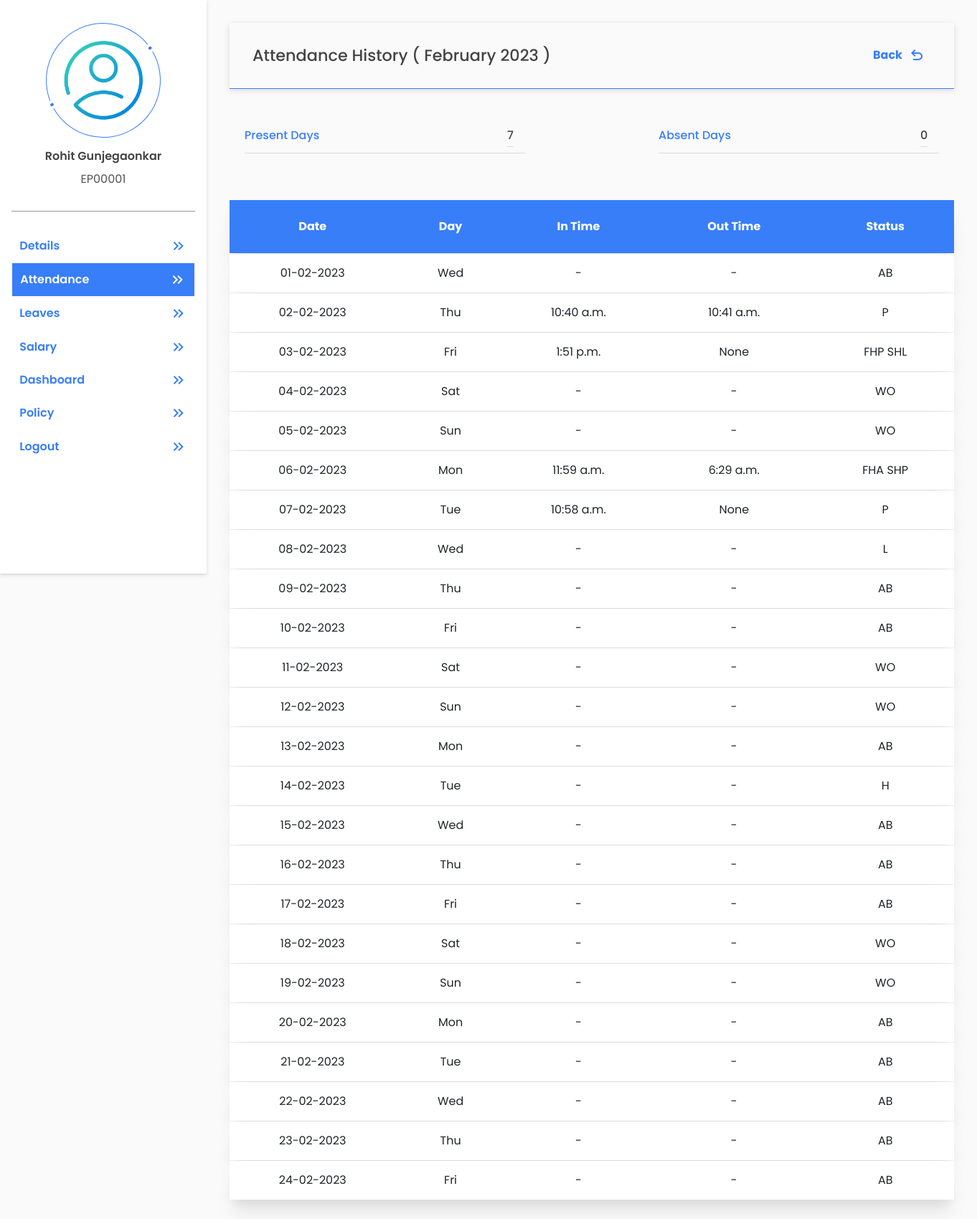
The app's page /accounts/attendance-history/ (signed in), older data.
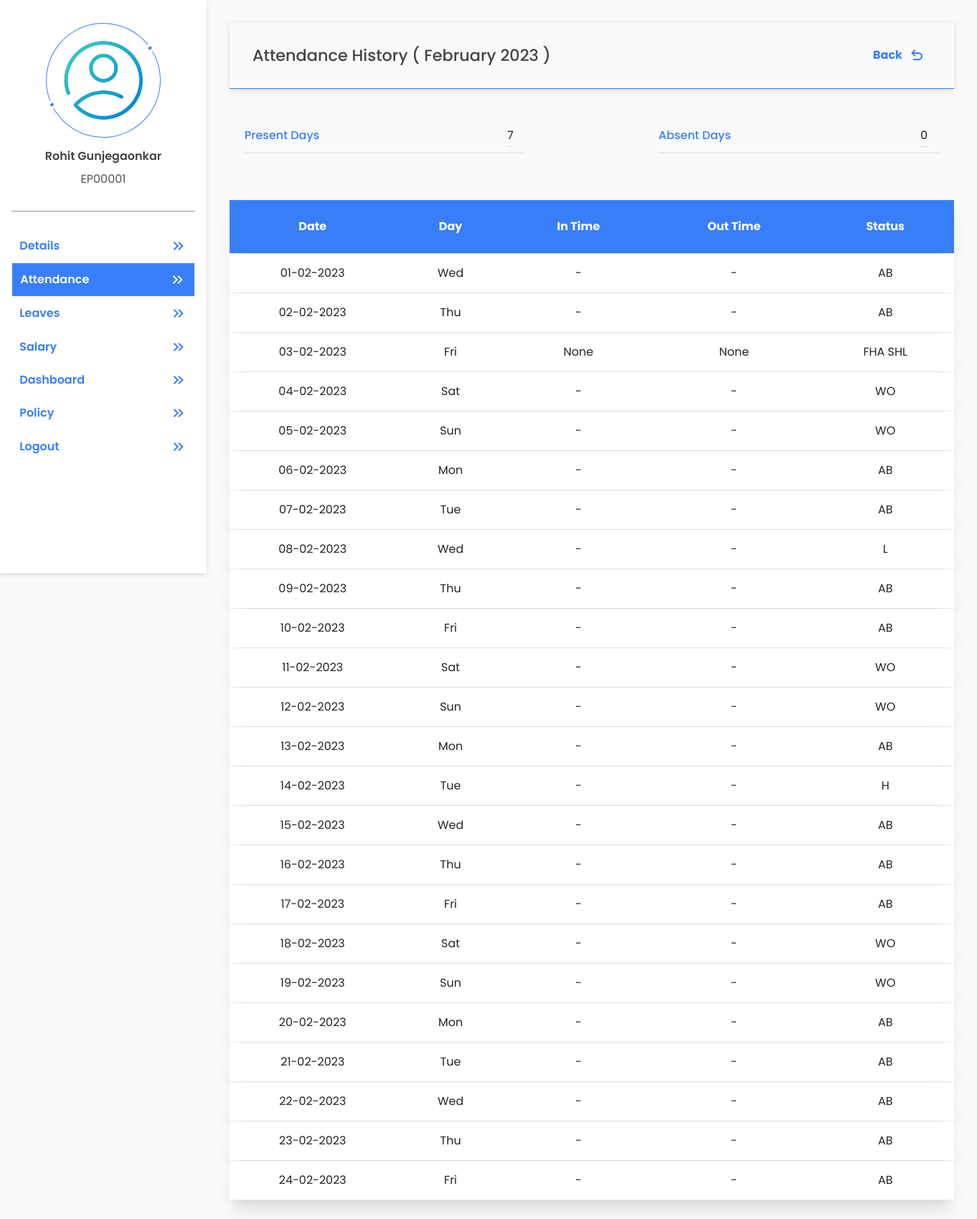
The same page, newer data.
### payroll/models.py (models this page shows, shortened)
class DailyAttendance(models.Model):
    emp_user = models.ForeignKey(User,
    on_delete=models.CASCADE, related_name='daily_attendance_user')
    date = models.DateField(auto_now=True)
    month = models.ForeignKey(Month,on_delete=models.CASCADE, related_name='daily_attendance_month')
    approved_by = models.ForeignKey(User,on_delete=models.CASCADE, related_name='daily_attend_approved_by',null=True)
    login_time = models.TimeField(auto_now_add=True)
    logout_time = models.TimeField(null=True)
    working_hours = models.DecimalField(default=0.0, max_digits=5, decimal_places=2)
    is_half_day = models.BooleanField(default=False)
    is_first_half = models.BooleanField(default=False)
    is_second_half = models.BooleanField(default=False)
    is_requested = models.BooleanField(default=False)
    is_present = models.BooleanField(default=False)
    created_at = models.DateTimeField(auto_now_add=True)
    updated_at = models.DateTimeField(auto_now=True)

### account/account_views/self_services/self_attendance.py (the view)
# urls.py: path("attendance-history/", AttendanceHistory.as_view(), name = 'attendance_history'),
class AttendanceHistory(View):
    @method_decorator(login_required(login_url='login'))
    def get(self, request):
        user_id = request.user.id
        month_format = str(get_month_year())
        month_name = month_format[0:-4] + ' ' + month_format[-4:]
        months = {month: index for index,
                  month in enumerate(month_abbr) if month}
        month = int(months[month_format[0:3]])
        year = int(month_format[-4:])
        end_date = get_end_date_of_month(year, month)
        first_date = end_date.replace(day=1).date()
        monthly_data = []
        date_range = pd.date_range(first_date, end_date)
        current_date = datetime.today().date()
        for date in date_range:
            if date.date() > current_date:
                break
            data = {
                'date': date.strftime("%d-%m-%Y"),
                'day': date.strftime("%a"),
                'status': None,
                'login_time': None,
                'logout_time': None,
            }
            if Holiday.objects.filter(date=date).exists():
                data["status"] = "H"
                data["login_time"] = "-"
                data["logout_time"] = "-"
            elif data["day"] == "Sat" or data["day"] == "Sun":
                data["status"] = "WO"
                data["login_time"] = "-"
                data["logout_time"] = "-"
            else:
                leave = DailyLeave.objects.filter(
                    emp_user_id=user_id, date=date)
                attendance = DailyAttendance.objects.filter(
                    emp_user_id=user_id, date=date, is_present=True)
                if leave.exists() and attendance.exists():
                    if leave[0].date_is_half == True:
                        if leave[0].date_is_first_half == True and attendance[0].is_second_half == True:
                            data["status"] = "FHL SHP"
                            data["login_time"] = attendance[0].login_time
                            data["logout_time"] = attendance[0].logout_time
                        if leave[0].date_is_second_half == True and attendance[0].is_first_half == True:
                            data["status"] = "FHP SHL"
                            data["login_time"] = attendance[0].login_time
                            data["logout_time"] = attendance[0].logout_time
                    else:
                        data["status"] = "L"
                        data["login_time"] = "-"
                        data["logout_time"] = "-"
                elif leave.exists():
                    if leave[0].date_is_half == True:
                        if leave[0].date_is_first_half == True:
                            data["status"] = "FHL SHA"
                        elif leave[0].date_is_second_half == True:
                            data["status"] = "FHA SHL"
                    else:
                        data["status"] = "L"
                        data["login_time"] = "-"
                        data["logout_time"] = "-"
                elif attendance.exists():
                    if attendance[0].is_half_day == True:
                        if attendance[0].is_first_half == True:
                            data["status"] = "FHP SHA"
                            data["login_time"] = attendance[0].login_time
                            data["logout_time"] = attendance[0].logout_time
                        if attendance[0].is_second_half == True:
                            data["status"] = "FHA SHP"
                            data["login_time"] = attendance[0].login_time
                            data["logout_time"] = attendance[0].logout_time
                    else:
                        data["status"] = "P"
                        data["login_time"] = attendance[0].login_time
                        data["logout_time"] = attendance[0].logout_time
                else:
                    data["status"] = "AB"
                    data["login_time"] = "-"
                    data["logout_time"] = "-"
            monthly_data.append(data)
        return render(request, "account/self_services/self_attendance_history.html", {'monthly_data': monthly_data, 'month': month_name})

### account/account_views/dependencies/basic_functions.py (called while the page is built)
def get_end_date_of_month(year, month):
    if month == 12:
        end_date = datetime(year, month, 31)
    else:
        end_date = datetime(year, month + 1, 1) + timedelta(days=-1)
    return end_date

def create_month_year_formate(date=0, is_current_month=True, month=0):
    if is_current_month:
        if month == 0:
            date = datetime.today()
            return str(date.strftime('%B')) + str(date.year)
        else:
            date = datetime.now()
            date = date + relativedelta(months=-month)
            return str(date.strftime('%B')) + str(date.year)
    else:
        if date == 0:
            date = datetime.today()
            return str(date.strftime('%B')) + str(date.year)
        else:
            return date + relativedelta(months=+month)

def get_month_year(month_name=0):
    if month_name == 0:
        month_name = create_month_year_formate()
    month = Month.objects.filter(month_name=month_name)
    if not month.exists():
        month = Month.objects.create(month_name=month_name)
    else:
        return month[0]

### payroll/models.py (called while the page is built)
    def __str__(self):
        return self.month_name

### templates/account/self_services/self_attendance_history.html (shortened to what this page needs)
{% extends 'profile_basic.html' %}
{% load static %}
{% block tag %}
<link href="{%static 'css/self-details.css'%}" rel="stylesheet">
<link href="{%static 'css/form.css'%}" rel="stylesheet">
{% endblock %}
{% block profile %}
<section class="user-info">
    <div class="basic_info">
        <div class="head-card">
            <h4>Attendance History ( {{month}} )</h4>
            <a href="{% url 'self_attendance' %}">
                Back
                <span class="material-symbols-outlined mx-2">
                </span>
            </a>
        </div>
        <div class="user_info my-lg-5">
            <div class="info">
                <p class="info-title">Present Days</p>
                <p class="info-description" id="sl">
                    7
                </p>
            </div>
            <div class="info">
                <p class="info-title">Absent Days</p>
                <p class="info-description" id="lop">
                    0
                </p>
            </div>
        </div>
        <table class="table my-lg-5">
            <thead>
                <tr>
                    <th scope="col">Date</th>
                    <th scope="col">Day</th>
                    <th scope="col">In Time</th>
                    <th scope="col">Out Time</th>
                    <th scope="col">Status</th>
                </tr>
            </thead>
            <tbody>
                {% for data in monthly_data %}
                <tr>
                    <td>{{data.date}}</td>
                    <td>{{data.day}}</td>
                    <td>{{data.login_time}}</td>
                    <td>{{data.logout_time}}</td>
                    <td>{{data.status}}</td>
                </tr>
                {% endfor %}
            </tbody>
        </table>
    </div>
</section>
{% endblock %}

Row changes from the older to the newer data that the page shows:
removed DailyAttendance: login_time "10:40 a.m.", logout_time "10:41 a.m."
removed DailyAttendance: login_time "1:51 p.m."
removed DailyAttendance: login_time "11:59 a.m.", logout_time "6:29 a.m."
removed DailyAttendance: login_time "10:58 a.m."
Text that changed along with them:
new list line: "02-02-2023 Thu - - AB"
new list line: "03-02-2023 Fri None None FHA SHL"
new list line: "06-02-2023 Mon - - AB"
new list line: "07-02-2023 Tue - - AB"
list line gone: "02-02-2023 Thu P"
list line gone: "03-02-2023 Fri None FHP SHL"
list line gone: "06-02-2023 Mon FHA SHP"
list line gone: "07-02-2023 Tue None P"
